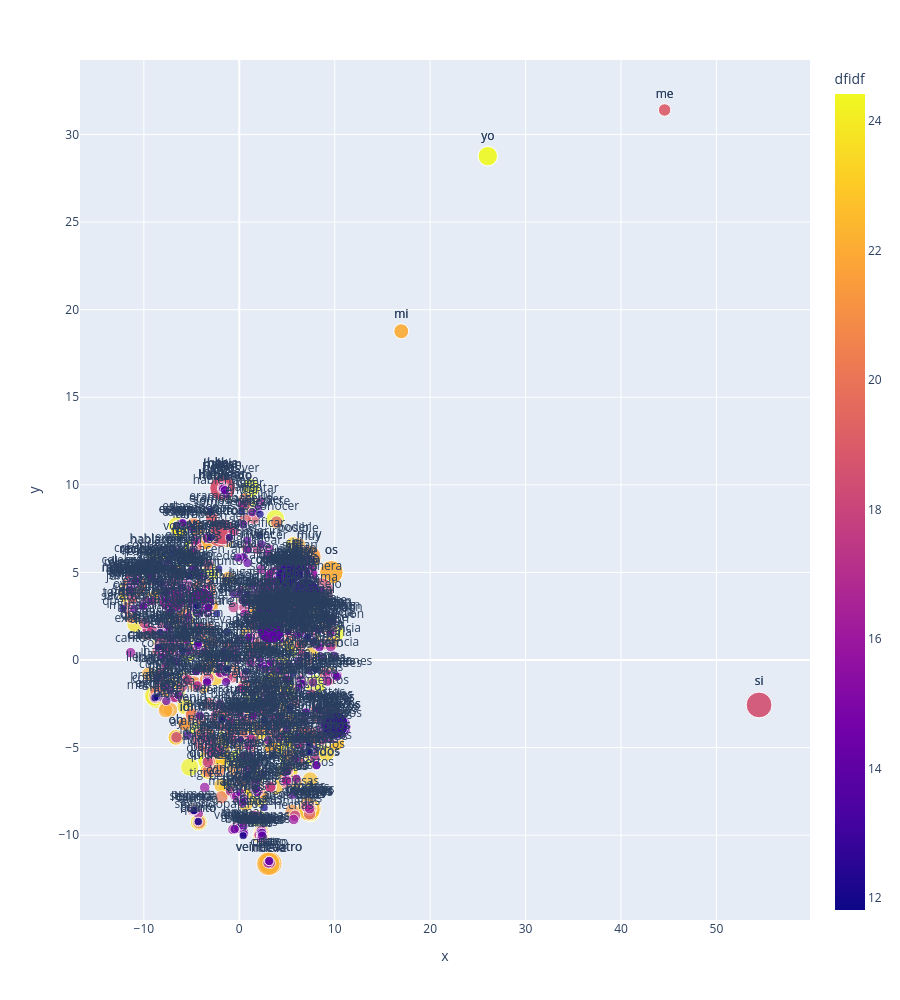

The code cell stored with this chart in its notebook:
### Code cell
fig = px.scatter(DF.reset_index().sort_values('dh', ascending=False).head(1000), 
           'x', 'y', 
           color='dfidf',
           size='df',
           text='term_str', 
           height=1000)
fig.update_traces(textposition='top center')
fig.show()

### Figure 1 — Plotly figure (JSON) as saved in the notebook; plotly's stock layout.template omitted (floating-point values rounded to 4 significant figures; data arrays with more than 128 entries replaced by an {"elided": "..."} marker saying what was removed)
{"data": [{"hovertemplate": "x=%{x}<br>y=%{y}<br>df=%{marker.size}<br>term_str=%{text}<br>dfidf=%{marker.color}<extra></extra>", "legendgroup": "", "marker": {"color": {"elided": "1000 float values"}, "coloraxis": "coloraxis", "size": {"elided": "1000 int values"}, "sizemode": "area", "sizeref": 0.09, "symbol": "circle"}, "mode": "markers+text", "name": "", "orientation": "v", "showlegend": false, "text": {"elided": "1000 str values"}, "textposition": "top center", "type": "scatter", "x": {"elided": "1000 float values"}, "xaxis": "x", "y": {"elided": "1000 float values"}, "yaxis": "y"}], "layout": {"coloraxis": {"colorbar": {"title": {"text": "dfidf"}}, "colorscale": [[0, "#0d0887"], [0.1111, "#46039f"], [0.2222, "#7201a8"], [0.3333, "#9c179e"], [0.4444, "#bd3786"], [0.5556, "#d8576b"], [0.6667, "#ed7953"], [0.7778, "#fb9f3a"], [0.8889, "#fdca26"], [1, "#f0f921"]]}, "height": 1000, "legend": {"itemsizing": "constant", "tracegroupgap": 0}, "margin": {"t": 60}, "xaxis": {"anchor": "y", "domain": [0, 1], "title": {"text": "x"}}, "yaxis": {"anchor": "x", "domain": [0, 1], "title": {"text": "y"}}}}
